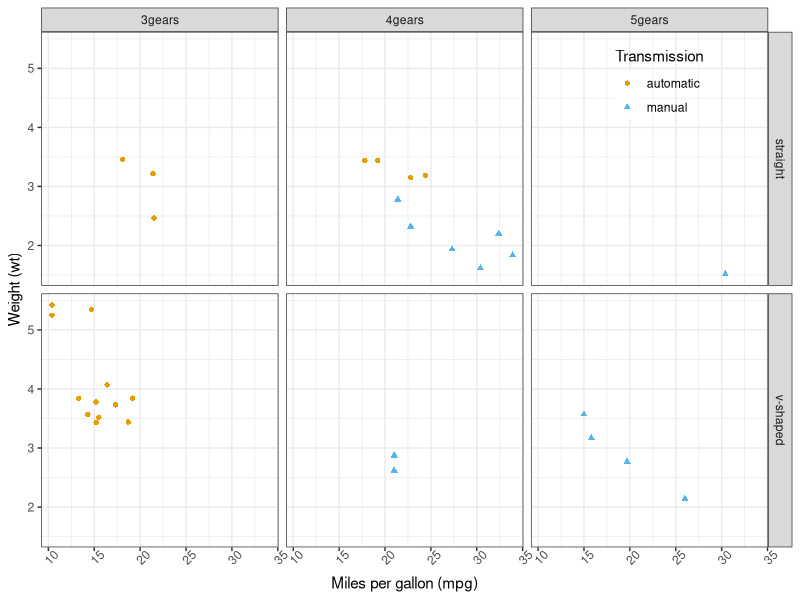
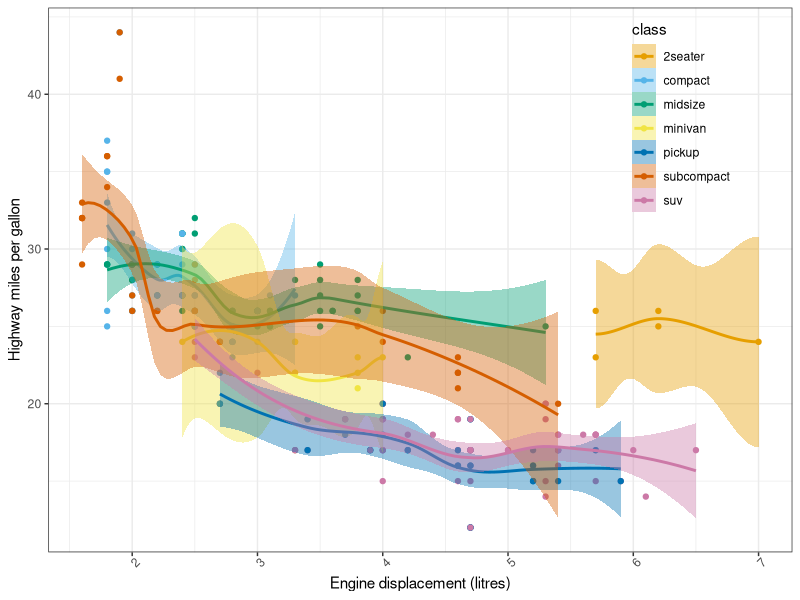

R code for these plots, in order:
## ---- chunk 1
knitr::opts_chunk$set(echo = TRUE)
## ---- chunk 2
library(ggplot2)
library(datasets)
library(dplyr)
## ---- chunk 3
req_colors <- c("#E69F00", "#56B4E9", "#009E73", "#F0E442", "#0072B2", "#D55E00", "#CC79A7")


mtcars <- mtcars %>% mutate(Transmission = ifelse(am ==0 , "automatic","manual")) %>%
  mutate(Engine = ifelse (vs == 0, "v-shaped","straight")) %>%
  mutate(gears = ifelse( gear == 3, "3gears", ifelse( gear==4, "4gears", "5gears")))



mg <- ggplot(mtcars, 
             aes(x = mpg, y = wt, 
                 color = Transmission, 
                 shape = Transmission)) + scale_colour_manual(values = req_colors) +
  geom_point()

myPlot <- mg + facet_grid(Engine ~ gears) +
  theme_bw() + xlab("Miles per gallon (mpg)") +
  ylab("Weight (wt)") + theme(legend.position = c(0.85,0.9), axis.text.x = element_text(angle=45), legend.background = element_rect(colour = NA, fill = NA))
  
ggsave(filename="plot1.pdf", plot=myPlot)
## ---- chunk 4
ds <- ggplot(mpg, aes(displ, hwy, colour = class)) +
  geom_point() +scale_color_manual(values=req_colors) +
  geom_smooth(aes(fill = class)) + scale_fill_manual( values = req_colors)
myPlot2 <- ds+ theme_bw() + xlab("Engine displacement (litres)") + ylab("Highway miles per gallon") +
   theme(legend.position = c(0.85,0.8), axis.text.x = element_text(angle=45), legend.background = element_rect(colour = NA, fill = NA))

ggsave(filename="plot2.pdf", plot=myPlot2)
